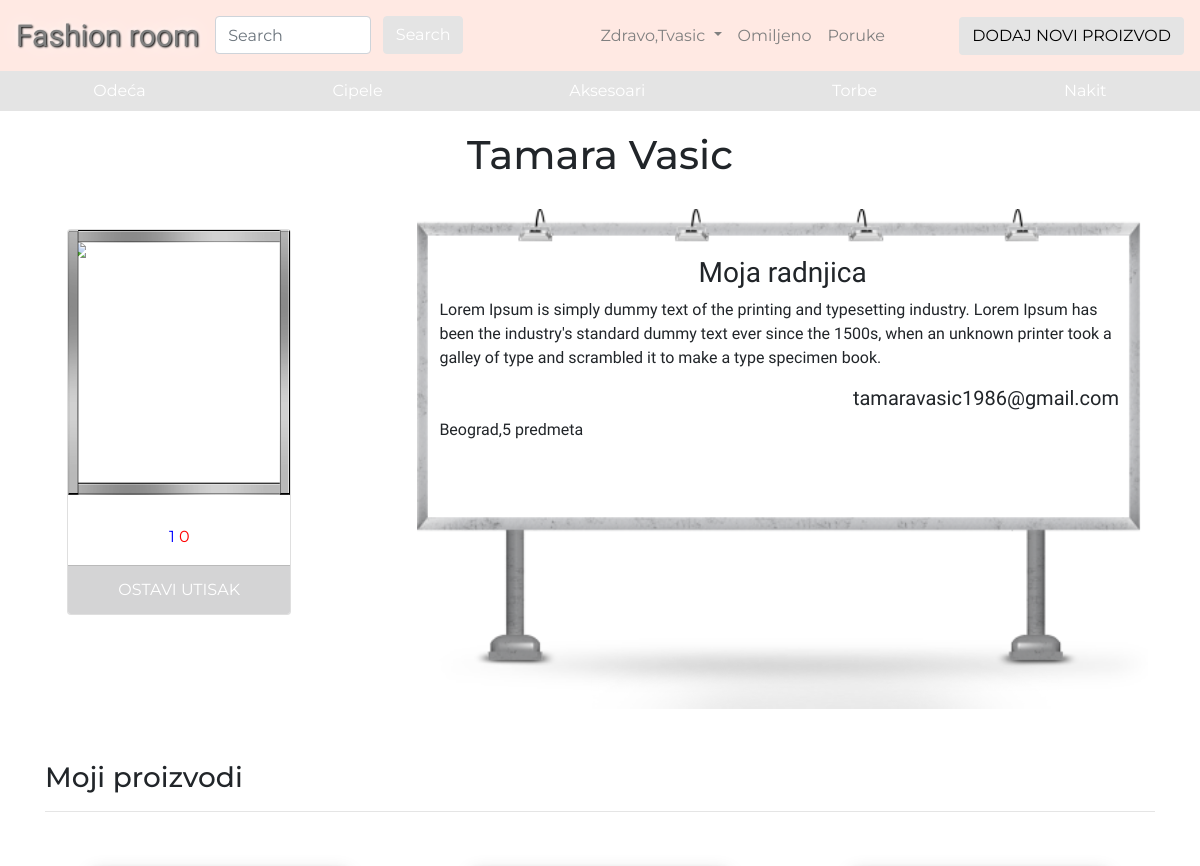
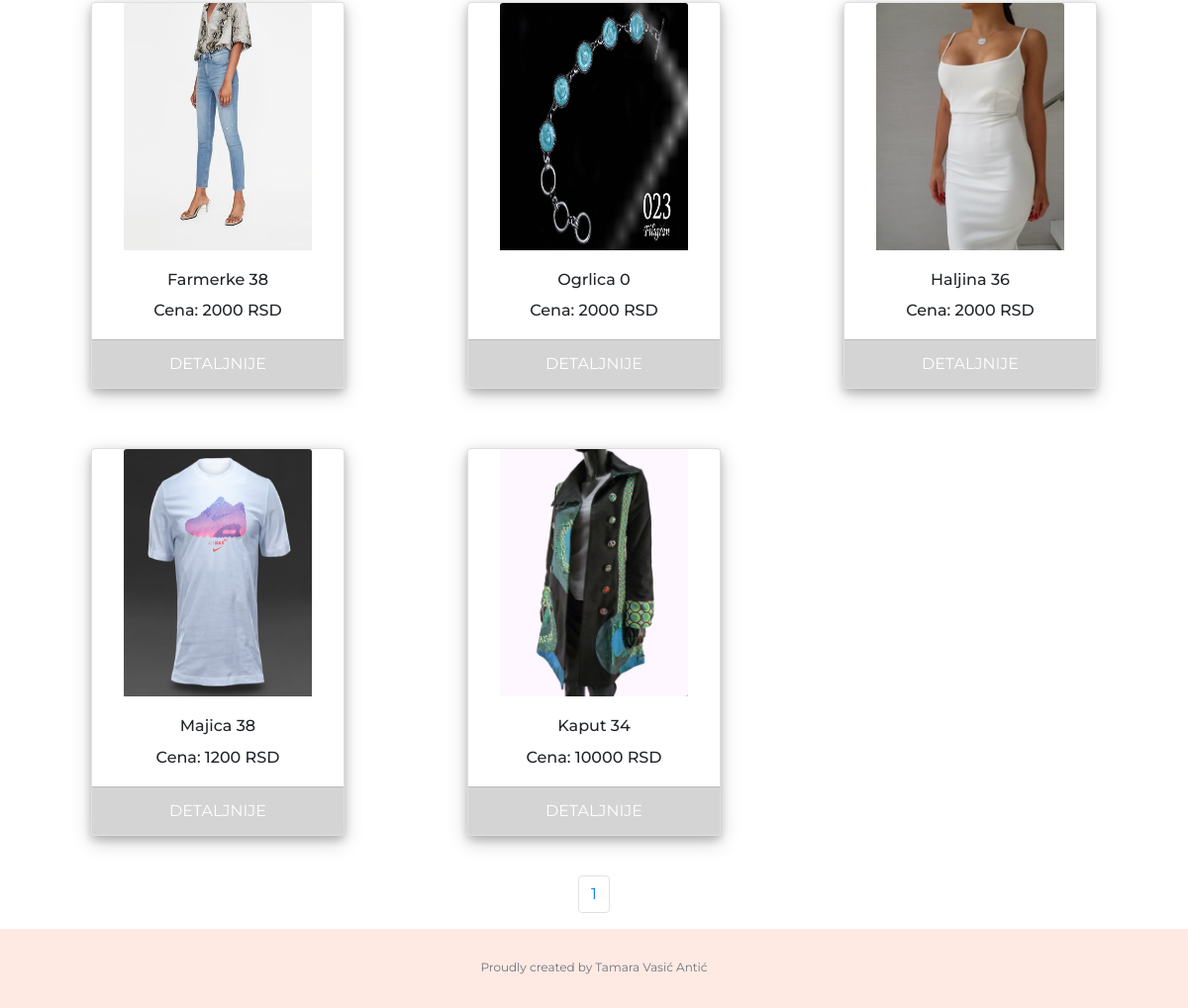
Screenshot of /Mojprofil/index/1 (signed in) with the database file from the repository (2 pictures, top to bottom).
### tables this page shows
CREATE TABLE `korisnici` (
  `id` int(11) NOT NULL AUTO_INCREMENT,
  `first_name` varchar(45) NOT NULL,
  `last_name` varchar(45) NOT NULL,
  `username` varchar(45) NOT NULL,
  `password` varchar(45) NOT NULL,
  `email` varchar(100) NOT NULL,
  `slika` varchar(100) DEFAULT 'default.jpg',
  `naslov_radnje` varchar(45) DEFAULT NULL,
  `email_prikaz` varchar(100) DEFAULT NULL,
  `grad` varchar(45) DEFAULT NULL,
  `opis` longtext,
  `ime_I_prezime_prikaz` varchar(45) DEFAULT NULL,
  PRIMARY KEY (`id`)
);

CREATE TABLE `slike_proizvoda` (
  `id` int(11) NOT NULL AUTO_INCREMENT,
  `id_proizvod` int(11) NOT NULL,
  `url_slike` varchar(500) NOT NULL,
  `status` int(11) NOT NULL,
  PRIMARY KEY (`id`),
  KEY `fk_id_proizvod_idx` (`id_proizvod`),
  CONSTRAINT `fk_id_proizvod` FOREIGN KEY (`id_proizvod`) REFERENCES `proizvodi` (`id`) ON DELETE NO ACTION ON UPDATE NO ACTION
);

CREATE TABLE `proizvodi` (
  `id` int(11) NOT NULL AUTO_INCREMENT,
  `id_korisnika` int(11) NOT NULL,
  `naslov` varchar(45) NOT NULL,
  `marka` varchar(45) NOT NULL,
  `velicina` int(11) DEFAULT NULL,
  `id_kategorije` int(11) NOT NULL,
  `opis` longtext NOT NULL,
  `cena` int(11) NOT NULL,
  PRIMARY KEY (`id`),
  KEY `fkx_id_korisnika_idx` (`id_korisnika`),
  KEY `fkk_id_kategorije_idx` (`id_kategorije`),
  CONSTRAINT `fkk_id_kategorije` FOREIGN KEY (`id_kategorije`) REFERENCES `kategorije` (`id`) ON DELETE NO ACTION ON UPDATE NO ACTION,
  CONSTRAINT `fkx_id_korisnika` FOREIGN KEY (`id_korisnika`) REFERENCES `korisnici` (`id`) ON DELETE NO ACTION ON UPDATE NO ACTION
);

### controller/Mojprofil.php (called while the page is built, shortened)
<?php
class Mojprofil extends Controller{
	public function index($page=1){
		$this->data['content']=ProizvodiDB::getMyProductsPag($page);
		$this->data['content1']=KorisniciDB::getMyData();
		$data=KorisniciDB::idUlogovanog();
		$this->data['utisci']=UtisciDB::suma_utisaka($data);
		$this->show_view('profil');
	}
}

### model/DB.php (called while the page is built, shortened)
<?php
class DB{
	private static $conn;
	private static function getInstance(){
		return self::$conn;
	}
	private function __construct(){
		self::$conn = mysqli_connect(DB_HOST,DB_USER,DB_PASS,DB_NAME);
		self::$conn->set_charset('utf8');
	}
	protected static function executeSQL($sql) {
		$db = self::getInstance();
		$req = $db->query($sql);
		return $req;
	}
}

### model/KorisniciDB.php (called while the page is built, shortened)
<?php
class KorisniciDB extends DB{
		public static function idUlogovanog(){
		$username=$_SESSION['username'];
		$password=$_SESSION['password'];
		$sql="SELECT id from korisnici WHERE username='".$username."' and password='".$password."'";
		$req = self::executeSQL($sql);
		$rez = $req->fetch_assoc();
		$id=intval($rez['id']);
		return $id;
	}
		public static function getMyData(){
		$id=self::idUlogovanog();
		$sql="SELECT * FROM korisnici WHERE id=".$id;
		$req = self::executeSQL($sql);
		$rez = $req->fetch_all(MYSQL_ASSOC);
		return $rez;
	}
}
?>

### model/UtisciDB.php (called while the page is built, shortened)
<?php
class UtisciDB extends DB{
	public static function suma_utisaka($id_korisnika){
		$sql="SELECT count(id) as pozitivan FROM utisci WHERE id_prodavca=$id_korisnika AND utisak=0";
		$req = self::executeSQL($sql);
		$rez1 = $req->fetch_all(MYSQL_ASSOC);
		$sql="SELECT count(id) as negativan FROM utisci WHERE id_prodavca=$id_korisnika AND utisak=1";
		$req = self::executeSQL($sql);
		$rez2 = $req->fetch_all(MYSQL_ASSOC);
		$rezultat=array_merge($rez1,$rez2);
		return $rezultat;
	}
}

### model/ProizvodiDB.php (called while the page is built, shortened)
<?php
class ProizvodiDB extends DB{
	public static function getMyProducts(){
		$id=KorisniciDB::idUlogovanog();
		$sql="SELECT p.id,p.naslov,p.cena,p.velicina,s.url_slike FROM proizvodi as p
		join korisnici as k
		on k.id=p.id_korisnika
		join slike_proizvoda as s
		on p.id=s.id_proizvod
		WHERE k.id=".$id."
		and s.status=1";
		$req = self::executeSQL($sql);
		$rez = $req->fetch_all(MYSQL_ASSOC);
		return $rez;
	}
	public static function MyProductsPag(){
		$result_per_page=9;
		$result=ProizvodiDB::getMyProducts();
		$number_of_result=count($result);
		$number_of_pages=ceil($number_of_result/$result_per_page);
		return $number_of_pages;
	}
	public static function getMyProductsPag($page){
		$page=intval($page);
		$result_per_page=9;
		$number_of_pages=self::MyProductsPag($page);
		$this_page_first_result=($page-1)*$result_per_page;
		$id=KorisniciDB::idUlogovanog();
		$sql="SELECT p.id,p.naslov,p.cena,p.velicina,s.url_slike FROM proizvodi as p
		join korisnici as k
		on k.id=p.id_korisnika
		join slike_proizvoda as s
		on p.id=s.id_proizvod
		WHERE k.id=".$id."
		and s.status=1
		ORDER BY p.id DESC LIMIT ".$this_page_first_result.','.$result_per_page;
		$req = self::executeSQL($sql);
		$rez = $req->fetch_all(MYSQL_ASSOC);
		return $rez;
	}
}

### view/profil.php (the view, shortened to what this page needs)
<div class="row">
	<div class="col-md-12">
		<h1 style="text-align: center; margin-top: 20px;"><?php echo ucfirst($this->data['content1'][0]['first_name']).' '.ucfirst($this->data['content1'][0]['last_name']); ?></h1>
	</div>
</div>
<div class="row moj_profil">
	<div class="col-md-4">
		<div class="card" style="width: 14rem; margin-top: 20px;">
		  <div class="slicice1 ">
		  	<div class="slicice2">
			</div>
				<img src="<?php echo ROOT_PATH; ?>uploads/slike/ram21.png"alt="">
		</div>
		  <div class="card-body" style="padding: 0;">
		    <p id="suma_utisaka"><span><?php echo $this->data['utisci'][0]['pozitivan'].' '; ?></span><?php echo $this->data['utisci'][1]['negativan']; ?></p>
		    </div>
		   	<?php
		    	if (isset($_SESSION['loged'])) {
		    		?>
					<a href="#"  ><div class="card-footer">Ostavi utisak</div></a>
		    		<?php
		    	}else{
		    		 ?>
		    		 <div class="card-footer">Ostavi utisak</div>
		    		 <?php
		    	}
		    	?>
		    </div>
	</div>
	<div class="col-md-8 ">
		<div class="prvi_div ">
			<div >
				<h3><?php echo  ucfirst($this->data['content1'][0]['naslov_radnje']);?></h3>
				<p><?php echo  ucfirst($this->data['content1'][0]['opis']);?></p>
				<h5><?php echo  $this->data['content1'][0]['email_prikaz'];?></h5>
				<p><?php echo ucfirst($this->data['content1'][0]['grad']).','.$this->data['content2']; ?> predmeta</p>
			</div>
		</div>
		<img src="<?php echo ROOT_PATH; ?>uploads/slike/bilbord.png" class="drugi_div" alt="">
	</div>
</div>
<h3>Moji proizvodi</h3>
<hr>
<div class="row">
			<?php
			foreach ($this->data['content'] as $key => $proizvod) {
				?>
				<div class="col-md-4">
				<div class="card kartica" style="width: 16rem;">
					<div class="slika">
  					<img class="card-img-top" src="<?php echo ROOT_PATH.'uploads/slike_proizvoda/'.$this->data['content'][$key]['url_slike']; ?>" alt="Card image cap">
  					</div>
  					<div class="card-body">
    					<h6 class="card-title"><?php echo $this->data['content'][$key]['naslov'].' '.$this->data['content'][$key]['velicina']; ?></h5>
    					<h6 class="card-text">Cena: <?php echo $this->data['content'][$key]['cena'].' RSD'; ?></h6>
  					</div>
  					<a href="<?php echo ROOT_URL.'Mojprofil/mojproizvod/'.$this->data['content'][$key]['id']; ?>"  ><div class="card-footer">Detaljnije</div></a>
				</div>
				</div>
			<?php
				}
			 ?>
</div>
<nav aria-label="..."  style="margin-top: 20px;">
            <ul class="pagination justify-content-center">
     <?php
        for ($page=1; $page <=$this->data['content3'] ; $page++) {
          ?>
           <li class="page-item"><a class="page-link" href="<?php echo ROOT_PATH.'Mojprofil/index/'.$this->data['id'].'/'.$page; ?>"><?php echo $page; ?></a></li>
              <?php
            }
               ?>
             </ul>
          </nav>

### assets/css/main.css (style rules this page uses)
body { font-family: 'Montserrat'; }
.moj_profil { margin-bottom: 30px; padding: 2%; }
.moj_profil { background-color: white; }
.slika img { display: block; width: 75%; height: 250px; margin: 0 auto; }
.card-body { text-align: center; }
.kartica { margin: 40px auto 20px auto; box-shadow: 0 4px 8px 0 rgba(0, 0, 0, 0.2), 0 6px 20px 0 rgba(0, 0, 0, 0.19); }
#suma_utisaka { color: red !important; }
#suma_utisaka > span { color: blue; }
.card-footer { text-align: center; background-color: #D4D4D5; text-transform: uppercase; color: white; text-decoration:none; }
.slicice1 { width: 100%; height: 295px; }
.slicice1 img { display: block; width: 100%; height: 265px; position: relative; }
.slicice1 .slicice2 { display: block; width: 100%; height: 265px; position: absolute; padding: 10px 0; top: 0; left: 0; }
.prvi_div { width: 100%; height: 500px; position: relative; padding: 1%; font-family: 'Kaushan Script'; }
.drugi_div { display: block; width: 100%; height: 500px; position: absolute; top: 0; left: 0; }
.prvi_div h3 { margin-top: 40px; text-align: center; }
.prvi_div h5 { text-align: right; padding-right: 1%; }
.prvi_div >div { height: 250px; }

### rows the page displays
korisnici: first_name "Tamara", last_name "Vasic"
slike_proizvoda: url_slike (picture), id_proizvod.naslov "Farmerke", id_proizvod.velicina "38", id_proizvod.cena "2000"
slike_proizvoda: url_slike (picture), id_proizvod.naslov "Ogrlica", id_proizvod.velicina "0", id_proizvod.cena "2000"
slike_proizvoda: url_slike (picture), id_proizvod.naslov "Haljina", id_proizvod.velicina "36", id_proizvod.cena "2000"
slike_proizvoda: url_slike (picture), id_proizvod.naslov "Majica", id_proizvod.velicina "38", id_proizvod.cena "1200"
slike_proizvoda: url_slike (picture), id_proizvod.naslov "Kaput", id_proizvod.velicina "34", id_proizvod.cena "10000"

### other values shown
$_SESSION['username'] "Tvasic"
$this->data['utisci'][0]['pozitivan'] "1"
$this->data['utisci'][1]['negativan'] "0"
